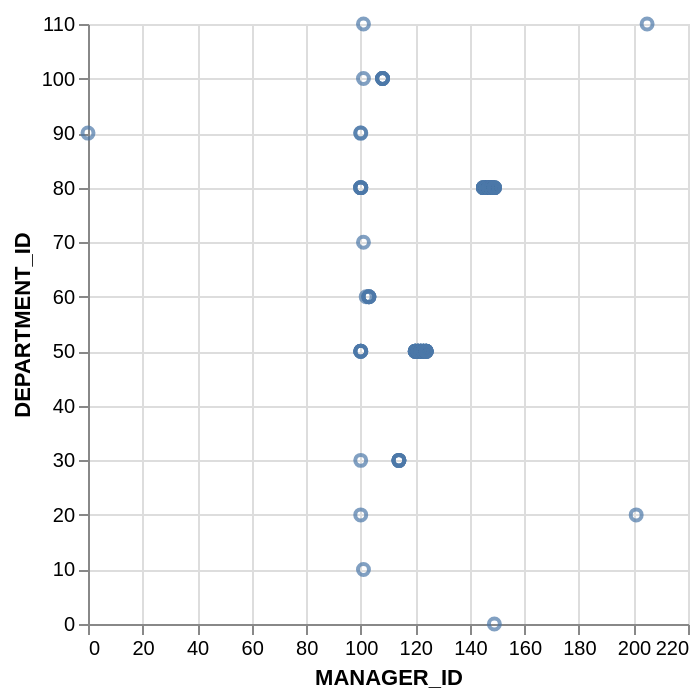

Vega-Lite specification for this chart:
### Vega-Lite specification from a JSON file in a GitHub repository (floating-point values rounded to 4 significant figures)
{"data": {"values": [{"x_data": 0, "y_data": 90}, {"x_data": 100, "y_data": 90}, {"x_data": 100, "y_data": 90}, {"x_data": 102, "y_data": 60}, {"x_data": 103, "y_data": 60}, {"x_data": 103, "y_data": 60}, {"x_data": 103, "y_data": 60}, {"x_data": 103, "y_data": 60}, {"x_data": 101, "y_data": 100}, {"x_data": 108, "y_data": 100}, {"x_data": 108, "y_data": 100}, {"x_data": 108, "y_data": 100}, {"x_data": 108, "y_data": 100}, {"x_data": 108, "y_data": 100}, {"x_data": 100, "y_data": 30}, {"x_data": 114, "y_data": 30}, {"x_data": 114, "y_data": 30}, {"x_data": 114, "y_data": 30}, {"x_data": 114, "y_data": 30}, {"x_data": 114, "y_data": 30}, {"x_data": 100, "y_data": 50}, {"x_data": 100, "y_data": 50}, {"x_data": 100, "y_data": 50}, {"x_data": 100, "y_data": 50}, {"x_data": 100, "y_data": 50}, {"x_data": 120, "y_data": 50}, {"x_data": 120, "y_data": 50}, {"x_data": 120, "y_data": 50}, {"x_data": 120, "y_data": 50}, {"x_data": 121, "y_data": 50}, {"x_data": 121, "y_data": 50}, {"x_data": 121, "y_data": 50}, {"x_data": 121, "y_data": 50}, {"x_data": 122, "y_data": 50}, {"x_data": 122, "y_data": 50}, {"x_data": 122, "y_data": 50}, {"x_data": 122, "y_data": 50}, {"x_data": 123, "y_data": 50}, {"x_data": 123, "y_data": 50}, {"x_data": 123, "y_data": 50}, {"x_data": 123, "y_data": 50}, {"x_data": 124, "y_data": 50}, {"x_data": 124, "y_data": 50}, {"x_data": 124, "y_data": 50}, {"x_data": 124, "y_data": 50}, {"x_data": 100, "y_data": 80}, {"x_data": 100, "y_data": 80}, {"x_data": 100, "y_data": 80}, {"x_data": 100, "y_data": 80}, {"x_data": 100, "y_data": 80}, {"x_data": 145, "y_data": 80}, {"x_data": 145, "y_data": 80}, {"x_data": 145, "y_data": 80}, {"x_data": 145, "y_data": 80}, {"x_data": 145, "y_data": 80}, {"x_data": 145, "y_data": 80}, {"x_data": 146, "y_data": 80}, {"x_data": 146, "y_data": 80}, {"x_data": 146, "y_data": 80}, {"x_data": 146, "y_data": 80}, {"x_data": 146, "y_data": 80}, {"x_data": 146, "y_data": 80}, {"x_data": 147, "y_data": 80}, {"x_data": 147, "y_data": 80}, {"x_data": 147, "y_data": 80}, {"x_data": 147, "y_data": 80}, {"x_data": 147, "y_data": 80}, {"x_data": 147, "y_data": 80}, {"x_data": 148, "y_data": 80}, {"x_data": 148, "y_data": 80}, {"x_data": 148, "y_data": 80}, {"x_data": 148, "y_data": 80}, {"x_data": 148, "y_data": 80}, {"x_data": 148, "y_data": 80}, {"x_data": 149, "y_data": 80}, {"x_data": 149, "y_data": 80}, {"x_data": 149, "y_data": 80}, {"x_data": 149, "y_data": 80}, {"x_data": 149, "y_data": 0}, {"x_data": 149, "y_data": 80}, {"x_data": 120, "y_data": 50}, {"x_data": 120, "y_data": 50}, {"x_data": 120, "y_data": 50}, {"x_data": 120, "y_data": 50}, {"x_data": 121, "y_data": 50}, {"x_data": 121, "y_data": 50}, {"x_data": 121, "y_data": 50}, {"x_data": 121, "y_data": 50}, {"x_data": 122, "y_data": 50}, {"x_data": 122, "y_data": 50}, {"x_data": 122, "y_data": 50}, {"x_data": 122, "y_data": 50}, {"x_data": 123, "y_data": 50}, {"x_data": 123, "y_data": 50}, {"x_data": 123, "y_data": 50}, {"x_data": 123, "y_data": 50}, {"x_data": 124, "y_data": 50}, {"x_data": 124, "y_data": 50}, {"x_data": 124, "y_data": 50}, {"x_data": 124, "y_data": 50}, {"x_data": 101, "y_data": 10}, {"x_data": 100, "y_data": 20}, {"x_data": 201, "y_data": 20}, {"x_data": 101, "y_data": 70}, {"x_data": 101, "y_data": 110}, {"x_data": 205, "y_data": 110}]}, "mark": "point", "encoding": {"x": {"field": "x_data", "type": "quantitative", "title": "MANAGER_ID"}, "y": {"field": "y_data", "type": "quantitative", "title": "DEPARTMENT_ID"}}}
